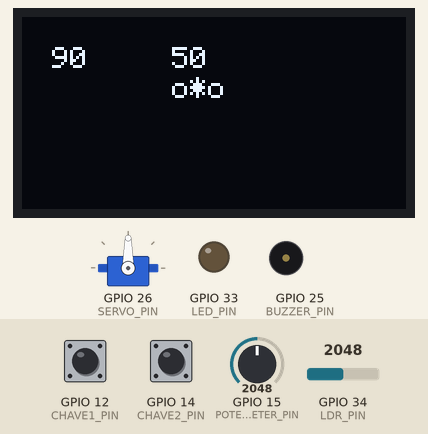
Simulated run of this sketch. Board: ESP32. Parts: 128×64 one-colour display, servo, output pins drawn as LEDs (lit = HIGH), buzzer (waves = sounding, pin HIGH). The test bench sets the inputs (shaded band); at power-on: GPIO 12 (CHAVE1_PIN) HIGH, GPIO 14 (CHAVE2_PIN) HIGH, GPIO 15 (POTENTIOMETER_PIN) = 2048, GPIO 34 (LDR_PIN) = 2048.

Above: at 1.2 s.
1.3 s: GPIO 12 (CHAVE1_PIN) pulled LOW for 0.15 s
At 1.42 s:
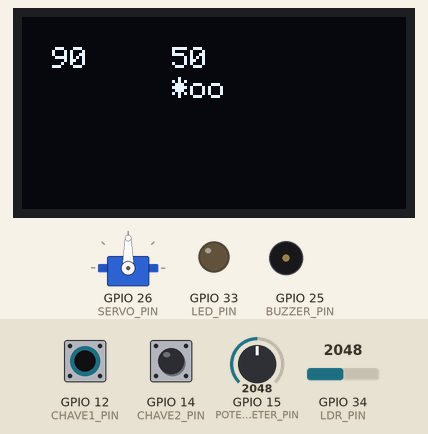
2.9 s: GPIO 14 (CHAVE2_PIN) pulled LOW for 0.15 s
At 3.01 s:
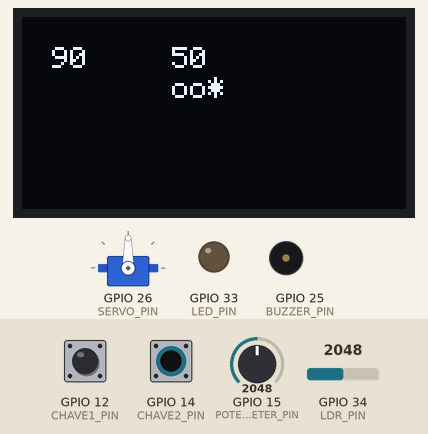
4.5 s: GPIO 15 (POTENTIOMETER_PIN) set to 2866
At 5.0 s:
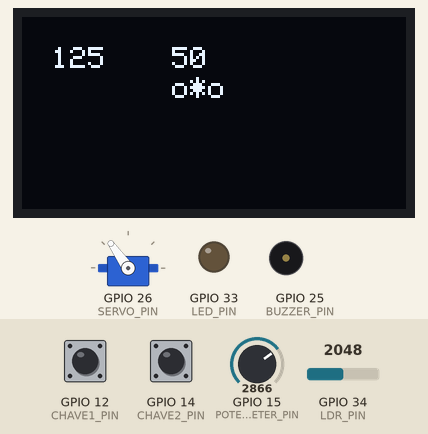
6.0 s: GPIO 15 (POTENTIOMETER_PIN) set to 3603
At 6.8 s:
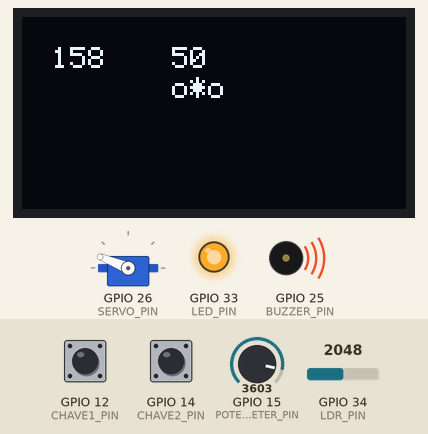
7.5 s: GPIO 15 (POTENTIOMETER_PIN) set to 4095
At 8.5 s:
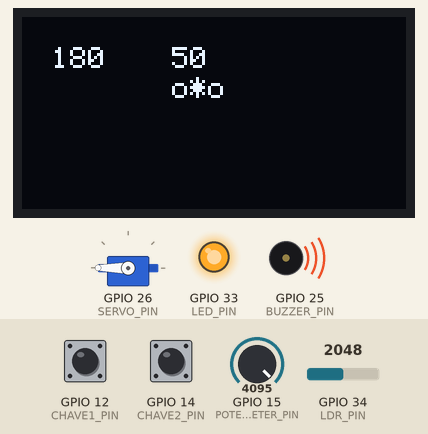
9.0 s: GPIO 12 (CHAVE1_PIN) pulled LOW for 1 s
At 9.8 s:
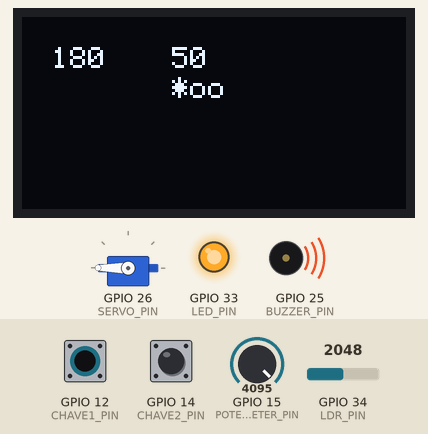
Timing chart, 0 to 12.0 s (numbered marks = the images above; inputs shaded):
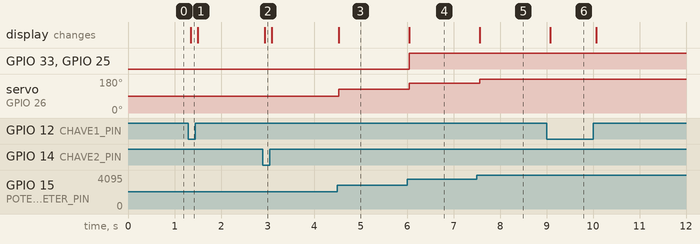

Measured:
- after the input at 1.3 s, the display: changes after 0.05 s (image 1)
- after the input at 2.9 s, the display: changes at once (image 2)
- after the input at 4.5 s, servo on GPIO 26 (SERVO_PIN): 90° → 125° at once; the display: changes at once (image 3)
- after the input at 6.0 s, GPIO 33 (LED_PIN), GPIO 25 (BUZZER_PIN): LOW → HIGH after 0.05 s; servo on GPIO 26 (SERVO_PIN): 125° → 158° after 0.05 s; the display: changes after 0.05 s (image 4)
- after the input at 7.5 s, servo on GPIO 26 (SERVO_PIN): 158° → 180° after 0.07 s; the display: changes after 0.07 s (image 5)
- after the input at 9.0 s, the display: changes after 0.08 s (image 6)

The sketch:

lucas.ino
```cpp
#include <Wire.h>
#include <Adafruit_GFX.h>
#include <Adafruit_SSD1306.h>
#include <ESP32Servo.h>


#define POTENTIOMETER_PIN   15
#define BUZZER_PIN          25
#define LED_PIN             33
#define SERVO_PIN           26
#define LDR_PIN             34
#define CHAVE1_PIN          12
#define CHAVE2_PIN          14


Servo myservo;
Adafruit_SSD1306 display = Adafruit_SSD1306(); //OBJETO DO TIPO Adafruit_SSD1306
int analogValuePotenciometro, analogValueLdr;

void setup(){


  Wire.begin(); //INICIALIZA A BIBLIOTECA WIRE
  display.begin(SSD1306_SWITCHCAPVCC, 0x3C); //INICIALIZA O DISPLAY COM ENDEREÇO I2C 0x3C
  display.setTextColor(WHITE); //DEFINE A COR DO TEXTO
  display.setTextSize(1); //DEFINE O TAMANHO DA FONTE DO TEXTO
  display.clearDisplay(); //LIMPA AS INFORMAÇÕES DO DISPLAY

  pinMode(BUZZER_PIN, OUTPUT);
  pinMode(LED_PIN, OUTPUT);
  pinMode(POTENTIOMETER_PIN, INPUT);
  pinMode(LDR_PIN, INPUT);
  pinMode(CHAVE1_PIN, INPUT_PULLUP);
  pinMode(CHAVE2_PIN, INPUT_PULLUP);

  myservo.attach(SERVO_PIN);
}


void loop() {

  analogValuePotenciometro = analogRead(POTENTIOMETER_PIN);
  analogValuePotenciometro = map(analogValuePotenciometro, 0, 4095, 0, 180);


  analogValueLdr = analogRead(LDR_PIN);
  analogValueLdr = map(analogValueLdr, 0, 4095, 0, 100);


  display.clearDisplay();
  display.setCursor(10,10);
  display.print(analogValuePotenciometro);
  display.setCursor(50,10);
  display.print(analogValueLdr);

  display.setCursor(50,20);
  if (digitalRead(CHAVE1_PIN) == LOW)
    display.print("*oo");
  else if (digitalRead(CHAVE2_PIN) == LOW)
    display.print("oo*");
  else
    display.print("o*o");

  display.display();


  if(analogValuePotenciometro >= 150){// Ligar
    digitalWrite(BUZZER_PIN, HIGH);
    digitalWrite(LED_PIN, HIGH);
  }else{// Desligar
    digitalWrite(BUZZER_PIN, LOW);
    digitalWrite(LED_PIN, LOW);
  }


  myservo.write(analogValuePotenciometro);

  delay(50);
}
```
